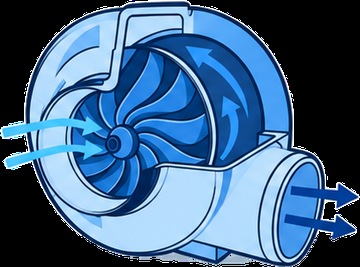
#> input picture src/DuctSizer.Core/Brand/mark-rgb.jpg, 360 x 267 px
$ python -i extract_fitting_previews.py   (imports and definitions only)
#> lines starting #> are read from the running program, lines starting #| are printed output that depends on the picture
#> further down, picture is the input picture: PIL image 360x267 RGB; mean R, G, B 64.9, 100.6, 136.3
from __future__ import annotations

import argparse
import re
import subprocess
import tempfile
from pathlib import Path

import pdfplumber
from PIL import Image, ImageChops, ImageDraw, ImageFont, ImageOps


def expected_codes() -> list[str]:
    category_counts = {1: 8, 2: 12, 3: 15, 4: 7, 5: 35, 6: 11, 7: 15}
    return [f"{category}-{number}" for category, count in category_counts.items() for number in range(1, count + 1)]


# [21 lines left out: functions locate_headings, render_pages, not called in this run]


def trim_to_content(image: Image.Image, threshold: int = 248, padding: int = 14) -> Image.Image:
#> called with threshold = 248, padding = 14
    gray = image.convert("L")
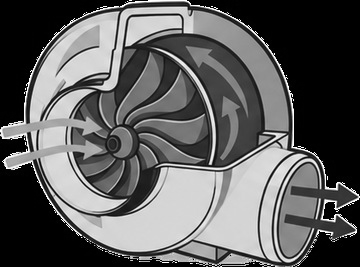
#> gray: PIL image 360x267 L; min 0, max 255, mean 94
    background = Image.new("L", gray.size, 255)
#> background: PIL image 360x267 L; every value is 255
    difference = ImageChops.difference(gray, background).point(lambda value: 255 if value > 255 - threshold else 0)
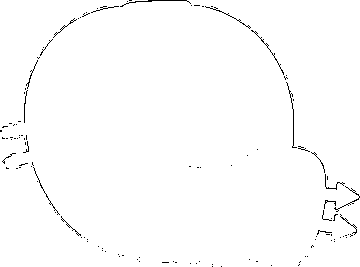
#> difference: PIL image 360x267 L; 98.9% white; black in thin lines or dots
    bbox = difference.getbbox()
#> bbox = (0, 0, 360, 267)
    if bbox is None:
        return image
    left = max(0, bbox[0] - padding)
#> left = 0
    top = max(0, bbox[1] - padding)
#> top = 0
    right = min(image.width, bbox[2] + padding)
#> right = 360
    bottom = min(image.height, bbox[3] + padding)
#> bottom = 267
    return image.crop((left, top, right, bottom))


def normalize_section(image: Image.Image, maximum_width: int = 1200) -> Image.Image:
    image = trim_to_content(image).convert("L").convert("RGB")
    if image.width > maximum_width:
        height = round(image.height * maximum_width / image.width)
        image = image.resize((maximum_width, height), Image.Resampling.LANCZOS)
    return image


# [89 lines left out: functions build_contact_sheets, main, not called in this run]


# [2 lines not run here, left out]

>>> from PIL import Image
>>> picture = Image.open('../src/DuctSizer.Core/Brand/mark-rgb.jpg')
>>> result = normalize_section(picture)
